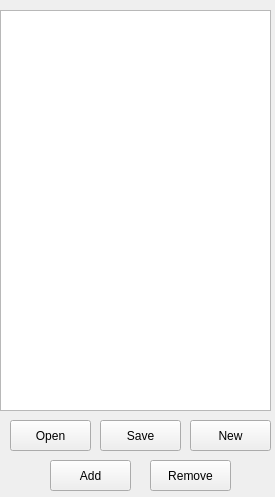
<?xml version="1.0" encoding="UTF-8"?>
<ui version="4.0">
 <class>ProductManager</class>
 <widget class="QWidget" name="ProductManager">
  <property name="geometry">
   <rect>
    <x>0</x>
    <y>0</y>
    <width>275</width>
    <height>497</height>
   </rect>
  </property>
  <property name="windowTitle">
   <string>ProductManager</string>
  </property>
  <widget class="ProductTable" name="tableView">
   <property name="geometry">
    <rect>
     <x>0</x>
     <y>10</y>
     <width>271</width>
     <height>401</height>
    </rect>
   </property>
   <property name="selectionMode">
    <enum>QAbstractItemView::SingleSelection</enum>
   </property>
   <property name="selectionBehavior">
    <enum>QAbstractItemView::SelectRows</enum>
   </property>
  </widget>
  <widget class="QPushButton" name="addBtn">
   <property name="geometry">
    <rect>
     <x>50</x>
     <y>460</y>
     <width>81</width>
     <height>31</height>
    </rect>
   </property>
   <property name="text">
    <string>Add</string>
   </property>
  </widget>
  <widget class="QPushButton" name="removeBtn">
   <property name="geometry">
    <rect>
     <x>150</x>
     <y>460</y>
     <width>81</width>
     <height>31</height>
    </rect>
   </property>
   <property name="text">
    <string>Remove</string>
   </property>
  </widget>
  <widget class="QPushButton" name="openBtn">
   <property name="geometry">
    <rect>
     <x>10</x>
     <y>420</y>
     <width>81</width>
     <height>31</height>
    </rect>
   </property>
   <property name="text">
    <string>Open</string>
   </property>
  </widget>
  <widget class="QPushButton" name="newBtn">
   <property name="geometry">
    <rect>
     <x>190</x>
     <y>420</y>
     <width>81</width>
     <height>31</height>
    </rect>
   </property>
   <property name="text">
    <string>New</string>
   </property>
  </widget>
  <widget class="QPushButton" name="saveBtn">
   <property name="geometry">
    <rect>
     <x>100</x>
     <y>420</y>
     <width>81</width>
     <height>31</height>
    </rect>
   </property>
   <property name="text">
    <string>Save</string>
   </property>
  </widget>
 </widget>
 <customwidgets>
  <customwidget>
   <class>ProductTable</class>
   <extends>QTableView</extends>
   <header>ProductTable.h</header>
  </customwidget>
 </customwidgets>
 <resources/>
 <connections/>
</ui>
